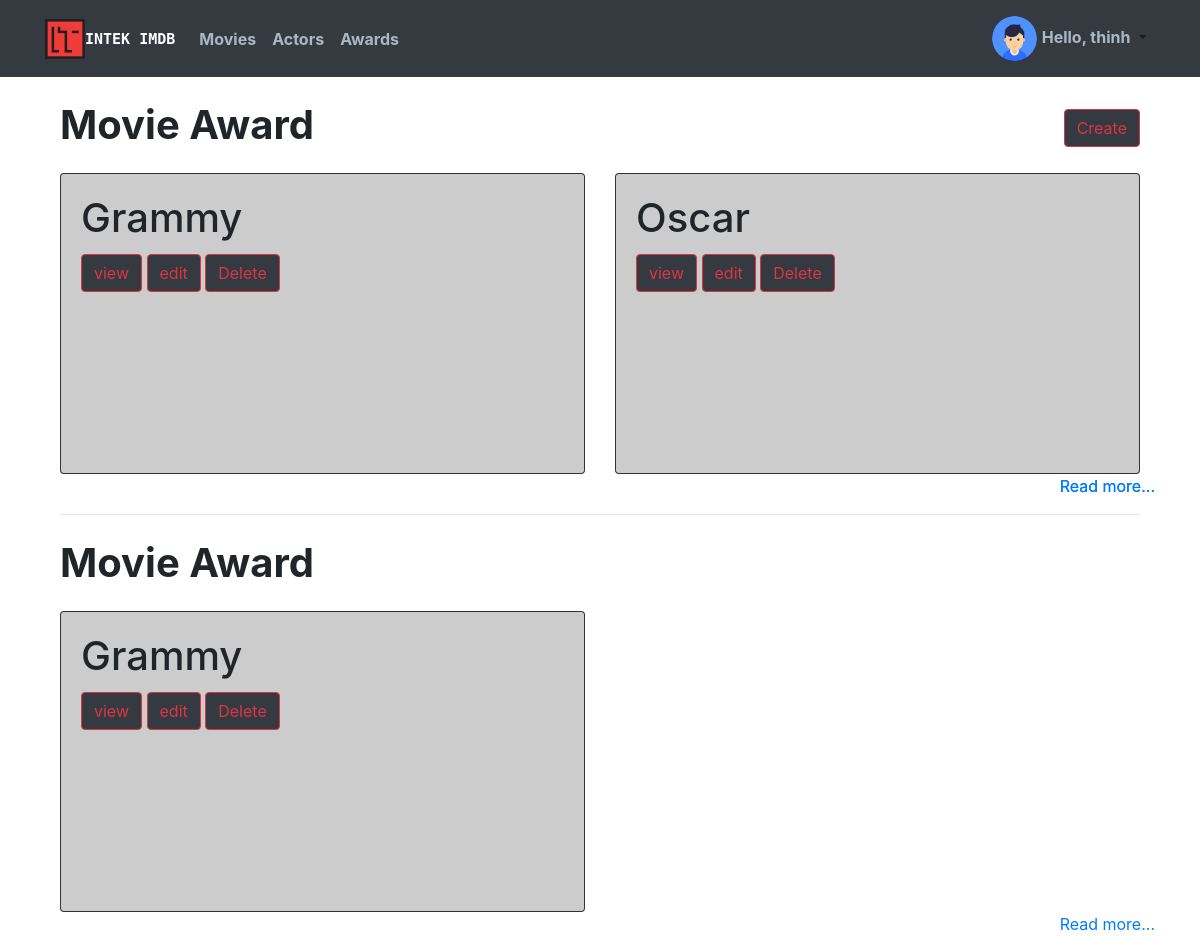
The app's page /accounts/award/ (signed in) with its own data.
### imdb_app/models.py (models this page shows, shortened)
class User(AbstractUser):
    avatar = models.ImageField(upload_to='media/avatars/', blank=True)

class Award(models.Model):
    author = models.ForeignKey(User, on_delete=models.CASCADE)
    kind_choices = [
        ('Movie', 'Movie'),
        ('Actor', 'Actor')
    ]
    date = models.DateField(blank=False)
    title = models.CharField(max_length=200, blank=False)
    kind = models.CharField(
        max_length=10,
        choices=kind_choices,
        default='Movie',
        blank=False
    )
    content_type = models.ForeignKey(ContentType, on_delete=models.CASCADE)
    object_id = models.PositiveIntegerField()
    selected = GenericForeignKey('content_type', 'object_id')
    comments = GenericRelation(Comment)
    class Meta:
        ordering = ["date"]
    def __str__(self):
        return self.title

### imdb_app/views.py (the view)
# urls.py: path('award/', login_required(views.AwardListView.as_view()), name='award'),
class AwardListView(generic.ListView):
    model = Award
    context_object_name = 'award_list'
    template_name = 'imdb_app/award_page.html'
    paginate_by = 12
    def get_context_data(self, **kwargs):
        kwargs['form'] = PostAwardForm()
        kwargs['movie_list'] = Movie.objects.all()
        kwargs['actor_list'] = Actor.objects.all()
        return super(AwardListView, self).get_context_data(**kwargs)

### imdb_app/models.py (called while the page is built)
    def __str__(self):
        return self.first_name + ' ' + self.last_name

    def __str__(self):
        return self.title

### templates/imdb_app/award_page.html (shortened to what this page needs)
{% extends 'base.html' %}
{% block content %}
<div class="container">
  <h1 class="my-4">
    <b>Movie Award</b>
    <span id="add-button">
      <button type="button" class="btn btn-dark btn-outline-danger" data-toggle="modal" data-target="#Createmodal">Create</button>
    </span>
  </h1>
  <div class="row" style="position:relative">
    {% for award in award_list %}
      {% if award.kind == "Movie"%}
        <div class="col-lg-6 mb-4">
          <div class="card bg-dark">
            <img class="card-img" src="http://placehold.it/700x400" alt="Card image">
            <div class="card-img-overlay">
              <h1 class="card-title">{{award.title}}</h1>
              <a href={% url 'imdb_app:award_detail' award.id %} class="btn btn-dark btn-outline-danger">view</a>
              <a href={% url 'imdb_app:award_edit' award.id %} class="btn btn-dark btn-outline-danger">edit</a>
              <button type="button" class="btn btn-dark btn-outline-danger" data-toggle="modal" data-target="#Deletemodal{{forloop.counter}}">Delete</button>
            </div>
          </div>
        </div>
        <a href="#" style="position:absolute; bottom:0px; right:0px;">Read more...</a>
      {% endif %}
      {% empty %}
        No award yet
    {% endfor %}
  </div>
  <hr>
  <h1 class="my-4">
    <b>Movie Award</b>
  </h1>
  <div class="row" style="position:relative">
    {% for award in award_list %}
      {% if award.kind == "Actor"%}
        <div class="col-lg-6 mb-4">
          <div class="card bg-dark">
            <img class="card-img" src="http://placehold.it/700x400" alt="Card image">
            <div class="card-img-overlay">
              <h1 class="card-title">{{award.title}}</h1>
              <a href={% url 'imdb_app:award_detail' award.id %} class="btn btn-dark btn-outline-danger">view</a>
              <a href={% url 'imdb_app:award_edit' award.id %} class="btn btn-dark btn-outline-danger">edit</a>
              <button type="button" class="btn btn-dark btn-outline-danger" data-toggle="modal" data-target="#Deletemodal{{forloop.counter}}">Delete</button>
            </div>
          </div>
        </div>
        <a href="#" style="position:absolute; bottom:0px; right:0px;">Read more...</a>
      {% endif %}
    {% endfor %}
  </div>
</div>
{% endblock %}

### templates/base.html (shortened to what this page needs)
<!DOCTYPE html>
{% load static %}
<html lang="en" dir="ltr">
  <head>
    <link rel="stylesheet" href="{% static 'style.css' %}">
    <link rel="stylesheet" href="https://use.fontawesome.com/releases/v5.7.2/css/all.css">
    <link rel="stylesheet" href="https://stackpath.bootstrapcdn.com/bootstrap/4.3.1/css/bootstrap.min.css">
  </head>
  <body background="{% static 'movies_background.jpg' %}">
    <nav class="navbar navbar-expand-lg navbar-light bg-dark">
      <div class="container">
        <a href="{% url 'home' %}" class="navbar-brand">
          <img id="logo" src="{% static 'intek_logo.png' %}" alt="logo"><b>INTEK IMDB</b>
        </a>
          <div class="collapse navbar-collapse" id="navbarNavDropdown">
            <ul class="navbar-nav">
              <li class="nav-item active">
                <a class="nav-link" href="{% url 'imdb_app:movie' %}"><b>Movies</b></a>
              </li>
              <li class="nav-item active">
                <a class="nav-link" href="{% url 'imdb_app:actor' %}"><b>Actors</b></a>
              </li>
              <li class="nav-item active">
                <a class="nav-link" href="{% url 'imdb_app:award' %}"><b>Awards</b></a>
              </li>
            </ul>
            {% if user.is_authenticated %}
            <ul class="navbar-nav ml-auto">
              <li class="nav-item dropdown">
                <a class="nav-link dropdown-toggle" data-toggle="dropdown" href="#">
                  {% if not user.is_superuser %}
                    <img src="{{ user.avatar.url }}" width="45px" height="45px" style="border-radius: 50%;">
                    <b>Hello, {{ user.first_name }}</b>
                  {% else %}
                    <b>Hello, handsome</b>
                  {% endif %}
                </a>
              </li>
            </ul>
            {% endif %}
          </div>
        </div>
      </nav>
        <div class="container page-background">
          {% block content %}
          {% endblock %}
        </div>
  </body>
</html>

### media/style.css (style rules this page uses)
body { background-attachment: fixed; background-size: cover; }
.page-background { background-color: white; }
#logo { height: 40px; weight: 40px; }
.navbar-brand b { font-size: 15px; color: #fff; font-family: 'Source Code Pro', monospace; }
.dropdown-menu b, .nav-link b { color: #abb7c4; }
#add-button { float: right; }

### records on screen
User: avatar (placeholder picture), first_name "thinh"
Award: title "Grammy"
Award: title "Oscar"
Award: title "Grammy"
